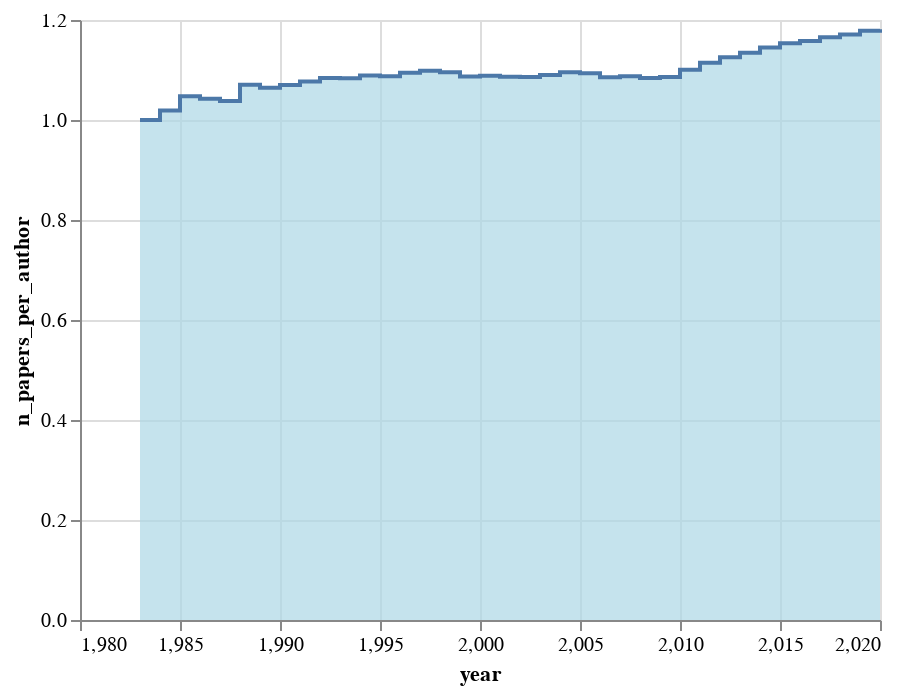

Notebook code for this chart:
### Code cell
alt.Chart(df_summary).mark_area(
    color="lightblue", interpolate="step-after", line=True
).encode(x="year", y="n_papers_per_author")

### Figure 1 — Vega-Lite specification as saved in the notebook (floating-point values rounded to 4 significant figures)
{"config": {"view": {"continuousWidth": 400, "continuousHeight": 300}}, "data": {"name": "data-56730caf9ccd74c5a1f2789da9445111"}, "mark": {"type": "area", "color": "lightblue", "interpolate": "step-after", "line": true}, "encoding": {"x": {"type": "quantitative", "field": "year"}, "y": {"type": "quantitative", "field": "n_papers_per_author"}}, "$schema": "https://vega.github.io/schema/vega-lite/v4.8.1.json", "datasets": {"data-56730caf9ccd74c5a1f2789da9445111": [{"year": 1983, "n_authors": 17, "n_papers": 13, "n_authors_per_paper": 1.308, "n_papers_per_author": 1.0, "n_collabs": 4, "n_isolates": 9, "mean_collabs": 0.4706, "largest_component": 0.1176, "deg_assort": null, "avg_clustering": 0.0, "transitivity": 0.0}, {"year": 1984, "n_authors": 52, "n_papers": 40, "n_authors_per_paper": 1.325, "n_papers_per_author": 1.019, "n_collabs": 13, "n_isolates": 26, "mean_collabs": 0.5, "largest_component": 0.03846, "deg_assort": null, "avg_clustering": 0.0, "transitivity": 0.0}, {"year": 1985, "n_authors": 84, "n_papers": 64, "n_authors_per_paper": 1.375, "n_papers_per_author": 1.048, "n_collabs": 24, "n_isolates": 36, "mean_collabs": 0.5714, "largest_component": 0.02381, "deg_assort": null, "avg_clustering": 0.0, "transitivity": 0.0}, {"year": 1986, "n_authors": 117, "n_papers": 88, "n_authors_per_paper": 1.386, "n_papers_per_author": 1.043, "n_collabs": 34, "n_isolates": 49, "mean_collabs": 0.5812, "largest_component": 0.01709, "deg_assort": null, "avg_clustering": 0.0, "transitivity": 0.0}, {"year": 1987, "n_authors": 158, "n_papers": 120, "n_authors_per_paper": 1.367, "n_papers_per_author": 1.038, "n_collabs": 44, "n_isolates": 70, "mean_collabs": 0.557, "largest_component": 0.01266, "deg_assort": null, "avg_clustering": 0.0, "transitivity": 0.0}, {"year": 1988, "n_authors": 199, "n_papers": 153, "n_authors_per_paper": 1.392, "n_papers_per_author": 1.07, "n_collabs": 59, "n_isolates": 83, "mean_collabs": 0.593, "largest_component": 0.01508, "deg_assort": -0.03509, "avg_clustering": 0.0, "transitivity": 0.0}, {"year": 1989, "n_authors": 232, "n_papers": 177, "n_authors_per_paper": 1.395, "n_papers_per_author": 1.065, "n_collabs": 69, "n_isolates": 96, "mean_collabs": 0.5948, "largest_component": 0.01293, "deg_assort": -0.02985, "avg_clustering": 0.0, "transitivity": 0.0}, {"year": 1990, "n_authors": 257, "n_papers": 200, "n_authors_per_paper": 1.375, "n_papers_per_author": 1.07, "n_collabs": 73, "n_isolates": 113, "mean_collabs": 0.5681, "largest_component": 0.01167, "deg_assort": -0.02817, "avg_clustering": 0.0, "transitivity": 0.0}, {"year": 1991, "n_authors": 285, "n_papers": 225, "n_authors_per_paper": 1.364, "n_papers_per_author": 1.077, "n_collabs": 78, "n_isolates": 131, "mean_collabs": 0.5474, "largest_component": 0.01053, "deg_assort": -0.02632, "avg_clustering": 0.0, "transitivity": 0.0}, {"year": 1992, "n_authors": 321, "n_papers": 254, "n_authors_per_paper": 1.37, "n_papers_per_author": 1.084, "n_collabs": 88, "n_isolates": 147, "mean_collabs": 0.5483, "largest_component": 0.009346, "deg_assort": -0.02326, "avg_clustering": 0.0, "transitivity": 0.0}, {"year": 1993, "n_authors": 348, "n_papers": 274, "n_authors_per_paper": 1.376, "n_papers_per_author": 1.083, "n_collabs": 97, "n_isolates": 156, "mean_collabs": 0.5575, "largest_component": 0.008621, "deg_assort": -0.02105, "avg_clustering": 0.0, "transitivity": 0.0}, {"year": 1994, "n_authors": 383, "n_papers": 301, "n_authors_per_paper": 1.385, "n_papers_per_author": 1.089, "n_collabs": 109, "n_isolates": 169, "mean_collabs": 0.5692, "largest_component": 0.007833, "deg_assort": -0.0381, "avg_clustering": 0.0, "transitivity": 0.0}, {"year": 1995, "n_authors": 411, "n_papers": 322, "n_authors_per_paper": 1.388, "n_papers_per_author": 1.088, "n_collabs": 118, "n_isolates": 179, "mean_collabs": 0.5742, "largest_component": 0.007299, "deg_assort": -0.03509, "avg_clustering": 0.0, "transitivity": 0.0}, {"year": 1996, "n_authors": 444, "n_papers": 350, "n_authors_per_paper": 1.389, "n_papers_per_author": 1.095, "n_collabs": 129, "n_isolates": 191, "mean_collabs": 0.5811, "largest_component": 0.009009, "deg_assort": -0.032, "avg_clustering": 0.0, "transitivity": 0.0}, {"year": 1997, "n_authors": 468, "n_papers": 373, "n_authors_per_paper": 1.378, "n_papers_per_author": 1.098, "n_collabs": 133, "n_isolates": 207, "mean_collabs": 0.5684, "largest_component": 0.008547, "deg_assort": -0.03101, "avg_clustering": 0.0, "transitivity": 0.0}, {"year": 1998, "n_authors": 512, "n_papers": 396, "n_authors_per_paper": 1.417, "n_papers_per_author": 1.096, "n_collabs": 179, "n_isolates": 218, "mean_collabs": 0.6992, "largest_component": 0.01172, "deg_assort": 0.9694, "avg_clustering": 0.05273, "transitivity": 0.95}, {"year": 1999, "n_authors": 597, "n_papers": 440, "n_authors_per_paper": 1.475, "n_papers_per_author": 1.087, "n_collabs": 241, "n_isolates": 231, "mean_collabs": 0.8074, "largest_component": 0.01005, "deg_assort": 0.9763, "avg_clustering": 0.1094, "transitivity": 0.9568}, {"year": 2000, "n_authors": 633, "n_papers": 462, "n_authors_per_paper": 1.491, "n_papers_per_author": 1.088, "n_collabs": 265, "n_isolates": 239, "mean_collabs": 0.8373, "largest_component": 0.0158, "deg_assort": 0.883, "avg_clustering": 0.1156, "transitivity": 0.9107}, {"year": 2001, "n_authors": 670, "n_papers": 481, "n_authors_per_paper": 1.514, "n_papers_per_author": 1.087, "n_collabs": 297, "n_isolates": 245, "mean_collabs": 0.8866, "largest_component": 0.01493, "deg_assort": 0.89, "avg_clustering": 0.1406, "transitivity": 0.9257}, {"year": 2002, "n_authors": 731, "n_papers": 510, "n_authors_per_paper": 1.557, "n_papers_per_author": 1.086, "n_collabs": 363, "n_isolates": 255, "mean_collabs": 0.9932, "largest_component": 0.01368, "deg_assort": 0.9214, "avg_clustering": 0.1814, "transitivity": 0.9405}, {"year": 2003, "n_authors": 800, "n_papers": 545, "n_authors_per_paper": 1.6, "n_papers_per_author": 1.09, "n_collabs": 437, "n_isolates": 265, "mean_collabs": 1.093, "largest_component": 0.015, "deg_assort": 0.9197, "avg_clustering": 0.2136, "transitivity": 0.9423}, {"year": 2004, "n_authors": 826, "n_papers": 564, "n_authors_per_paper": 1.605, "n_papers_per_author": 1.096, "n_collabs": 452, "n_isolates": 271, "mean_collabs": 1.094, "largest_component": 0.01453, "deg_assort": 0.878, "avg_clustering": 0.214, "transitivity": 0.9277}, {"year": 2005, "n_authors": 972, "n_papers": 626, "n_authors_per_paper": 1.698, "n_papers_per_author": 1.094, "n_collabs": 644, "n_isolates": 290, "mean_collabs": 1.325, "largest_component": 0.01235, "deg_assort": 0.9331, "avg_clustering": 0.2872, "transitivity": 0.9576}, {"year": 2006, "n_authors": 1168, "n_papers": 704, "n_authors_per_paper": 1.801, "n_papers_per_author": 1.086, "n_collabs": 965, "n_isolates": 312, "mean_collabs": 1.652, "largest_component": 0.01284, "deg_assort": 0.9397, "avg_clustering": 0.341, "transitivity": 0.9666}, {"year": 2007, "n_authors": 1417, "n_papers": 832, "n_authors_per_paper": 1.852, "n_papers_per_author": 1.088, "n_collabs": 1243, "n_isolates": 363, "mean_collabs": 1.754, "largest_component": 0.01059, "deg_assort": 0.9367, "avg_clustering": 0.3771, "transitivity": 0.9602}, {"year": 2008, "n_authors": 2067, "n_papers": 1132, "n_authors_per_paper": 1.98, "n_papers_per_author": 1.084, "n_collabs": 2152, "n_isolates": 470, "mean_collabs": 2.082, "largest_component": 0.009192, "deg_assort": 0.9363, "avg_clustering": 0.4432, "transitivity": 0.9607}, {"year": 2009, "n_authors": 2958, "n_papers": 1565, "n_authors_per_paper": 2.052, "n_papers_per_author": 1.086, "n_collabs": 3229, "n_isolates": 618, "mean_collabs": 2.183, "largest_component": 0.01014, "deg_assort": 0.8963, "avg_clustering": 0.479, "transitivity": 0.9478}, {"year": 2010, "n_authors": 3885, "n_papers": 2074, "n_authors_per_paper": 2.062, "n_papers_per_author": 1.101, "n_collabs": 4218, "n_isolates": 793, "mean_collabs": 2.171, "largest_component": 0.007722, "deg_assort": 0.8636, "avg_clustering": 0.4879, "transitivity": 0.9349}, {"year": 2011, "n_authors": 4706, "n_papers": 2498, "n_authors_per_paper": 2.1, "n_papers_per_author": 1.115, "n_collabs": 5332, "n_isolates": 916, "mean_collabs": 2.266, "largest_component": 0.009137, "deg_assort": 0.8698, "avg_clustering": 0.5087, "transitivity": 0.9258}, {"year": 2012, "n_authors": 5816, "n_papers": 3076, "n_authors_per_paper": 2.128, "n_papers_per_author": 1.126, "n_collabs": 6685, "n_isolates": 1091, "mean_collabs": 2.299, "largest_component": 0.008081, "deg_assort": 0.8392, "avg_clustering": 0.5188, "transitivity": 0.9099}, {"year": 2013, "n_authors": 6436, "n_papers": 3388, "n_authors_per_paper": 2.155, "n_papers_per_author": 1.134, "n_collabs": 7502, "n_isolates": 1169, "mean_collabs": 2.331, "largest_component": 0.007769, "deg_assort": 0.8025, "avg_clustering": 0.5274, "transitivity": 0.8971}, {"year": 2014, "n_authors": 7777, "n_papers": 4057, "n_authors_per_paper": 2.195, "n_papers_per_author": 1.145, "n_collabs": 9305, "n_isolates": 1335, "mean_collabs": 2.393, "largest_component": 0.006429, "deg_assort": 0.7609, "avg_clustering": 0.5383, "transitivity": 0.8813}, {"year": 2015, "n_authors": 9037, "n_papers": 4683, "n_authors_per_paper": 2.226, "n_papers_per_author": 1.153, "n_collabs": 10937, "n_isolates": 1484, "mean_collabs": 2.42, "largest_component": 0.006639, "deg_assort": 0.7263, "avg_clustering": 0.5523, "transitivity": 0.8723}, {"year": 2016, "n_authors": 9851, "n_papers": 5078, "n_authors_per_paper": 2.247, "n_papers_per_author": 1.158, "n_collabs": 11968, "n_isolates": 1571, "mean_collabs": 2.43, "largest_component": 0.008426, "deg_assort": 0.6907, "avg_clustering": 0.5588, "transitivity": 0.8573}, {"year": 2017, "n_authors": 10630, "n_papers": 5458, "n_authors_per_paper": 2.27, "n_papers_per_author": 1.165, "n_collabs": 13226, "n_isolates": 1660, "mean_collabs": 2.488, "largest_component": 0.007902, "deg_assort": 0.6715, "avg_clustering": 0.563, "transitivity": 0.8471}, {"year": 2018, "n_authors": 11310, "n_papers": 5792, "n_authors_per_paper": 2.287, "n_papers_per_author": 1.171, "n_collabs": 14238, "n_isolates": 1725, "mean_collabs": 2.518, "largest_component": 0.009461, "deg_assort": 0.622, "avg_clustering": 0.5692, "transitivity": 0.8337}, {"year": 2019, "n_authors": 12043, "n_papers": 6144, "n_authors_per_paper": 2.31, "n_papers_per_author": 1.179, "n_collabs": 15364, "n_isolates": 1771, "mean_collabs": 2.552, "largest_component": 0.01304, "deg_assort": 0.5591, "avg_clustering": 0.5737, "transitivity": 0.8184}, {"year": 2020, "n_authors": 12746, "n_papers": 6466, "n_authors_per_paper": 2.329, "n_papers_per_author": 1.182, "n_collabs": 16673, "n_isolates": 1833, "mean_collabs": 2.616, "largest_component": 0.01828, "deg_assort": 0.5887, "avg_clustering": 0.5795, "transitivity": 0.825}]}}
